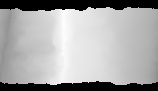
#> input picture firstletters-colab/pherc0211_fit_windings/fitted/w033/x.tif, 158 x 91 px, found by its file name
$ python full_atlas125.py ../../firstletters-colab/pherc0211_fit_windings/fitted/w033/x.tif
#> lines starting #> are read from the running program, lines starting #| are printed output that depends on the picture; after the words box and inside, x2 and y2 are one past the last pixel; in counts of white or black regions, pixels touching at a corner belong together
### codex/pherc0125-atlas-centres/stage125.py
"""Bounded acquisition of native CT on public anatomical atlases. Contains no detector."""
from concurrent.futures import ThreadPoolExecutor
from hashlib import sha256
from itertools import product
import json
import os
from pathlib import Path
import shutil
import subprocess
import sys
import tarfile
import time
from xml.etree import ElementTree

import numpy as np
import requests
from scipy.ndimage import map_coordinates
from atlas125 import NAMES, SIDE, DEPTH, chart, choose_chart, dump, fixed_survey, node_normals, summarize, xyz_from, surface_area

BUCKET="https://vesuvius-challenge-open-data.s3.us-east-1.amazonaws.com/"
CT="PHerc0125/volumes/20250821151825-9.362um-1.2m-113keV-masked.zarr"
M7="PHerc0125/representations/predictions/surfaces/20250821151825-surface-20260413222639-surface-m7-L0-th0.2.zarr"
ATLAS="https://raw.githubusercontent.com/pscamillo/vesuvius-eligible-meshes/66000516c97e043b696ce874f145e29638109c91/meshes/PHerc0125"
UPSTREAM="https://raw.githubusercontent.com/Nieuwlaar/pherc343-first-letters/e8370f1f88a211166056df62ea6fcfffe4a1063e/mesh/snap_meshes.py"
UPSTREAM_SHA="253e48b31072be8c95b890715b80e90e4efbb34b5b0687a63b7d4a0a7a87857d"
CACHE=Path("acq-cache")
OFF=np.arange(-24,24.001,.5)
MAX_BLOCKS={"ct":190, "m7":650}


def fetch(url, key=None, byte=None):
    headers={} if byte is None else {"Range":f"bytes={byte}-{byte}","Accept-Encoding":"identity"}
    for attempt in range(4):
        try:
            response=requests.get(url,headers=headers,timeout=(8,32))
            if key and response.status_code==404:
                xml=ElementTree.fromstring(response.content)
                if xml.findtext("Code")=="NoSuchKey" and xml.findtext("Key")==key:
                    return b""
            response.raise_for_status()
            if byte is not None and (response.status_code!=206 or response.headers.get("Content-Range")!=f"bytes {byte}-{byte}/{128**3}"):
                raise ValueError("Unrecognized native-byte Range response")
            return response.content
        except requests.RequestException:
            if attempt==3:raise
            time.sleep(1+attempt)


def materialize(folder,name):
#> called with name = 'z14144_w045'
    folder.mkdir(parents=True,exist_ok=True)
    for f in ("meta.json","x.tif","y.tif","z.tif"):
        p=folder/f
        if not p.exists():
            p.write_bytes(fetch(f"{ATLAS}/{name}/{f}"))
#> (the call stopped at in fetch, `response=requests.get(url,headers=headers,timeout=(8,32))`: the network is not available in this run)


def zarr_meta(kind):
    out=CACHE/kind/"0"
    out.mkdir(parents=True,exist_ok=True)
    base=CT if kind=="ct" else M7
    body=fetch(BUCKET+base+"/0/.zarray")
    spec=json.loads(body)
    chunk=128 if kind=="ct" else 192
    if spec["dtype"]!="|u1" or spec["chunks"]!=[chunk]*3 or spec["order"]!="C" or spec["fill_value"]!=0 or spec["dimension_separator"]!="/":
        raise ValueError("Unexpected native scalar layout")
    if kind=="ct" and spec["compressor"] is not None:raise ValueError("Unexpected CT compression")
    (out/".zarray").write_bytes(body)
    (out.parent/".zgroup").write_text('{"zarr_format":2}')
    return spec


# [4 lines left out: function keys_in_box, not called in this run]


class Blocks:
    """Coordinates of keys are XYZ in memory, ZYX in the official zarr."""
    def __init__(self,kind):
        self.kind=kind
        self.key=CT if kind=="ct" else M7
        self.spec=zarr_meta(kind)
        self.seen={}

    def path(self,xyz):
        return (CACHE/self.kind/"0").joinpath(*(str(q) for q in xyz[::-1]))

    # [86 lines left out: functions prefetch, raw_box, sample, sample, chart_keys, render and 1 more, not called in this run]


def snap_twice(name,p,stage):
    folder=CACHE/"m7"
    blocks=Blocks("m7")
    mask=np.isfinite(p).all(-1)
    centres=p[mask]
    # Both passes search +/-15 native voxels. A radius of 32 covers either neighbourhood.
    lo=np.floor((centres-32)/192).astype(int);hi=np.floor((centres+32)/192).astype(int)
    keys=set()
    for ab in np.unique(np.c_[lo,hi],axis=0):
        keys.update(product(*(range(i,j+1) for i,j in zip(ab[:3],ab[3:]))))
    blocks.prefetch(keys)
    source=fetch(UPSTREAM)
    if sha256(source).hexdigest()!=UPSTREAM_SHA:raise ValueError("Upstream snap source changed")
    path=stage/"snap_meshes.py";path.write_bytes(source)
    wind=stage/"windings.txt";wind.write_text(name+"\n")
    start=stage/"original"
    passes=[]
    for target in [stage/"one",stage/"two"]:
        env=dict(os.environ,SURF_ZARR=str(folder.resolve()),RANK_PROCS="1",BLOSC_NTHREADS="1",OMP_NUM_THREADS="1")
        proc=subprocess.run([sys.executable,str(path),str(start),"PHerc0125",str(target),"--windings",str(wind),"--procs","1"],env=env,capture_output=True,text=True)
        if proc.returncode:raise RuntimeError(proc.stderr[-2000:])
        passes.append((target/"snap_report.tsv").read_text())
        start=target
    return start/name,passes,blocks


# [37 lines left out: function execute, not called in this run]


# [2 lines that do not run on import are left out]

### codex/pherc0125-atlas-centres/atlas125.py
"""Physical geometry and fixed 384-square charts for two published PHerc. 125 windings."""
import argparse
import json
from pathlib import Path

import numpy as np
from scipy import ndimage
from scipy.spatial import cKDTree
import tifffile

NAMES = ("z14144_w045", "z11136_w035")
PITCH_UM = 9.362
SIDE = 384
STEP = 20
DEPTH = np.arange(-32,33,dtype="f4")


def dump(path,value):
    path.write_text(json.dumps(value,indent=2,allow_nan=False)+"\n")


def xyz_from(folder):
    mesh=np.stack([tifffile.imread(folder/f"{axis}.tif") for axis in "xyz"],axis=-1).astype("f8")
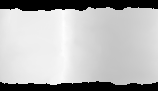
#> input picture firstletters-colab/pherc0211_fit_windings/fitted/w033/y.tif, 158 x 91 px, found by its file name
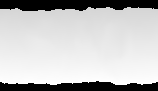
#> input picture firstletters-colab/pherc0211_fit_windings/fitted/w033/z.tif, 158 x 91 px, found by its file name
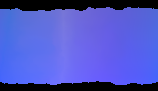
#> mesh: shape (91, 158, 3) float64; mean R, G, B 2798, 3062.5, 6866.7; drawn with min black and max white
    mesh[(~np.isfinite(mesh).all(-1)) | (mesh<0).any(-1)] = np.nan
#> mesh: shape (91, 158, 3) float64; 18.35% of pixels changed, all inside (x1, y1, x2, y2) = (0, 0, 158, 91)
    return mesh


# [91 lines left out: functions node_normals, surface_area, choose_chart, chart, fixed_survey, summarize, not called in this run]


# [6 lines that do not run on import are left out]

### codex/pherc0125-atlas-centres/full_atlas125.py
"""Bounded native CT of a whole previously specified public PHerc. 125 anatomical atlas."""
from hashlib import sha256
from pathlib import Path
import subprocess
import sys
import time

import numpy as np
from atlas125 import STEP, dump, surface_area, xyz_from
from stage125 import Blocks, CACHE, CT, M7, MAX_BLOCKS, UPSTREAM_SHA, fetch, keys_in_box, materialize, sample, snap_twice

MESH="z14144_w045"
DEPTHS=np.arange(-13,14)
BAND=100
LIMIT=2*1024**3


def grid_rect(p,y0,y1,x0,x1):
    yy,xx=np.mgrid[y0:y1,x0:x1]
    yf=yy/STEP;xf=xx/STEP
    y=(yf-np.floor(yf))[...,None];x=(xf-np.floor(xf))[...,None]
    row=yy//STEP;col=xx//STEP
    a,b,c,d=p[row,col],p[row,col+1],p[row+1,col],p[row+1,col+1]
    pos=(1-y)*((1-x)*a+x*b)+y*((1-x)*c+x*d)
    du=(1-y)*(b-a)+y*(d-c);dv=(1-x)*(c-a)+x*(d-b)
    n=np.cross(du,dv);ln=np.linalg.norm(n,axis=-1,keepdims=True)
    return pos,n/np.where(ln>1e-7,ln,np.nan)


def tiles(mesh,h,left,right):
    out=[]
    for band in range(0,h,BAND):
        stop=min(h,band+BAND)
        for y in range(band,stop,25):
            end=min(stop,y+25)
            for x in range(left,right,100):
                final=min(right,x+100)
                p,n=grid_rect(mesh,y,end,x,final);valid=np.isfinite(p+n).all(-1)
                if not valid.any():continue
                a,b=p[valid],13*n[valid]
                indices=keys_in_box(np.minimum(a-b,a+b).min(0),np.maximum(a-b,a+b).max(0),128)
                out.append((band,y,end,x,final,indices))
    return out


def main(certificate):
    tick=time.monotonic()
    work=Path("work")/MESH;atlas=work/"original"/MESH
    materialize(atlas,MESH)
    source=xyz_from(atlas)
    snapped,reports,m7=snap_twice(MESH,source,work)
    mesh=xyz_from(snapped)
    h,w=(np.array(mesh.shape[:2])-1)*STEP
    m7bytes=sum(t[0] for t in m7.seen.values())
    for fraction in [1,.95,.9,.85,.8,.75,.7,.65,.6,.55,.5]:
        trim=round((1-fraction)*w/(2*STEP))*STEP
        left,right=trim,w-trim
        tasks=tiles(mesh,h,left,right)
        allkeys=set().union(*(job[-1] for job in tasks))
        projected=len(allkeys)*128**3+m7bytes+int(28*h*(right-left))
        if projected<LIMIT:break
    else:raise ValueError("Even the predefined central half is over the permitted budget")
    print("Public geometry preflight",len(allkeys),"CT blocks;",m7bytes,"M7 bytes;",projected,"total conservative bytes",flush=True)
    MAX_BLOCKS["ct"]=len(allkeys)
    ct=Blocks("ct")
    ct.prefetch(allkeys)
    count=(h+BAND-1)//BAND;wout=right-left
    globalmeta=dict(mesh=MESH,scan=CT,geometry_source=M7,snap_source_sha256=UPSTREAM_SHA,snap_reports=reports,
         triangle_area=surface_area(mesh),grid_shape_rc=list(mesh.shape[:2]),shape_zyx=[len(DEPTHS),int(h),int(wout)],
         half_open_full_uv=[0,int(h),int(left),int(right)],band_count=int(count),projected_bytes=int(projected),
         input_m7_bytes=m7bytes,input_ct_bytes=sum(t[0] for t in ct.seen.values()),n_ct_blocks=len(ct.seen),n_m7_blocks=len(m7.seen),
         ct_checksums={"/".join(map(str,idx[::-1])):v for idx,v in ct.seen.items()})
    for band in range(0,h,BAND):
        end=min(h,band+BAND);out=np.zeros((len(DEPTHS),end-band,wout),"u1");mask=np.zeros((end-band,wout),bool)
        for _,y,ye,x,xe,indices in [job for job in tasks if job[0]==band]:
            p,n=grid_rect(mesh,y,ye,x,xe);valid=np.isfinite(p+n).all(-1)
            a,b=p[valid],n[valid]
            raw,origin=ct.raw_box(indices)
            rows,cols=np.nonzero(valid);rr=rows+y-band;cc=cols+x-left
            mask[rr,cc]=True
            for di,depth in enumerate(DEPTHS):
                out[di,rr,cc]=np.floor(sample(raw,origin,a+depth*b)+.5).astype("u1")
        i=band//BAND;folder=Path("delivery")/f"strip-{i:02d}";folder.mkdir(parents=True,exist_ok=True)
        check=None
        if mask.any():
            coords=np.argwhere(mask);r,c=coords[len(coords)//2];y0,x0=int(band+r),int(left+c)
            p,n=grid_rect(mesh,y0,y0+1,x0,x0+1);depth=int(DEPTHS[(i*7)%len(DEPTHS)])
            xyz=np.rint(p[0,0]+depth*n[0,0]).astype(int);key=tuple(xyz//128);z,j,k=(xyz%128)[::-1];by=int(z*128**2+j*128+k)
            remote=CT+"/0/"+"/".join(map(str,key[::-1]));b=fetch("https://vesuvius-challenge-open-data.s3.us-east-1.amazonaws.com/"+remote,remote,by)
            native=ct.path(key);expect=native.read_bytes()[by] if native.is_file() else 0
            if (b[0] if b else 0)!=expect:raise ValueError("Native source byte mismatch")
            check=[y0,x0,depth,int(expect)]
        extra={"mesh_xyz":mesh.astype("f4")} if i==0 else {}
        path=work/f"strip-{i:02d}.npz";np.savez_compressed(path,volume=out,mask=mask,**extra)
        cipher=folder/"raw.der"
        subprocess.run(["openssl","cms","-encrypt","-binary","-outform","DER","-aes-256-gcm","-in",str(path),"-out",str(cipher),str(certificate)],check=True)
        if cipher.stat().st_size>24*1024**2:raise ValueError("Strip exceeds the recipient transfer limit")
        receipt={"mesh":MESH,"index":i,"bands":int(count),"uv_row":int(band),"uv_column":int(left),"shape":list(out.shape),
              "n_valid":int(mask.sum()),"independent_native_byte_check":check is not None,
              "sha256":sha256(path.read_bytes()).hexdigest(),"cipher_sha256":sha256(cipher.read_bytes()).hexdigest()}
        if i==0:receipt["geometry"]=globalmeta
        dump(folder/"receipt.json",receipt)
        print("Public atlas native CT strip",i,int(mask.sum()),round(time.monotonic()-tick,1),"seconds",flush=True)


if __name__=="__main__":main(Path(sys.argv[1]))
#> (the call stopped at in fetch, `response=requests.get(url,headers=headers,timeout=(8,32))`: the network is not available in this run)
